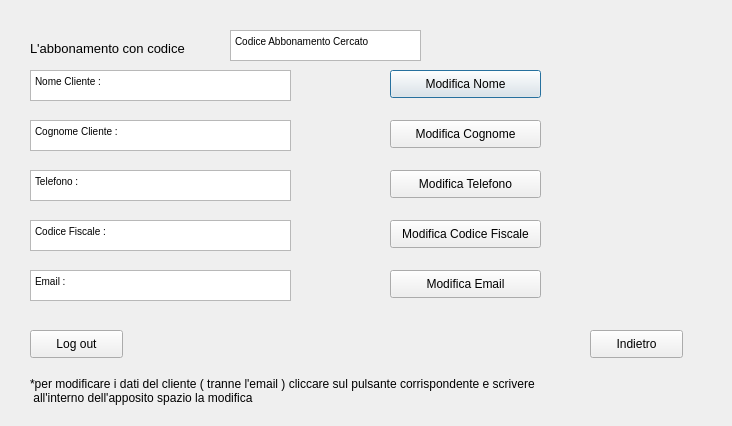
<?xml version="1.0" encoding="UTF-8"?>
<ui version="4.0">
 <class>Dialog</class>
 <widget class="QDialog" name="Dialog">
  <property name="geometry">
   <rect>
    <x>0</x>
    <y>0</y>
    <width>732</width>
    <height>426</height>
   </rect>
  </property>
  <property name="windowTitle">
   <string>Gestione Abbonamenti</string>
  </property>
  <widget class="QLabel" name="label">
   <property name="geometry">
    <rect>
     <x>30</x>
     <y>40</y>
     <width>501</width>
     <height>16</height>
    </rect>
   </property>
   <property name="font">
    <font>
     <pointsize>10</pointsize>
    </font>
   </property>
   <property name="text">
    <string>L'abbonamento con codice                                        ritrovato</string>
   </property>
  </widget>
  <widget class="QTextBrowser" name="textBrowser">
   <property name="geometry">
    <rect>
     <x>230</x>
     <y>30</y>
     <width>191</width>
     <height>31</height>
    </rect>
   </property>
   <property name="html">
    <string>&lt;!DOCTYPE HTML PUBLIC &quot;-//W3C//DTD HTML 4.0//EN&quot; &quot;http://www.w3.org/TR/REC-html40/strict.dtd&quot;&gt;
&lt;html&gt;&lt;head&gt;&lt;meta name=&quot;qrichtext&quot; content=&quot;1&quot; /&gt;&lt;style type=&quot;text/css&quot;&gt;
p, li { white-space: pre-wrap; }
&lt;/style&gt;&lt;/head&gt;&lt;body style=&quot; font-family:'MS Shell Dlg 2'; font-size:7.8pt; font-weight:400; font-style:normal;&quot;&gt;
&lt;p style=&quot; margin-top:0px; margin-bottom:0px; margin-left:0px; margin-right:0px; -qt-block-indent:0; text-indent:0px;&quot;&gt;Codice Abbonamento Cercato&lt;/p&gt;&lt;/body&gt;&lt;/html&gt;</string>
   </property>
  </widget>
  <widget class="QTextBrowser" name="textBrowser_2">
   <property name="geometry">
    <rect>
     <x>30</x>
     <y>70</y>
     <width>261</width>
     <height>31</height>
    </rect>
   </property>
   <property name="html">
    <string>&lt;!DOCTYPE HTML PUBLIC &quot;-//W3C//DTD HTML 4.0//EN&quot; &quot;http://www.w3.org/TR/REC-html40/strict.dtd&quot;&gt;
&lt;html&gt;&lt;head&gt;&lt;meta name=&quot;qrichtext&quot; content=&quot;1&quot; /&gt;&lt;style type=&quot;text/css&quot;&gt;
p, li { white-space: pre-wrap; }
&lt;/style&gt;&lt;/head&gt;&lt;body style=&quot; font-family:'MS Shell Dlg 2'; font-size:7.8pt; font-weight:400; font-style:normal;&quot;&gt;
&lt;p style=&quot; margin-top:0px; margin-bottom:0px; margin-left:0px; margin-right:0px; -qt-block-indent:0; text-indent:0px;&quot;&gt;Nome Cliente :&lt;/p&gt;&lt;/body&gt;&lt;/html&gt;</string>
   </property>
  </widget>
  <widget class="QTextBrowser" name="textBrowser_3">
   <property name="geometry">
    <rect>
     <x>30</x>
     <y>270</y>
     <width>261</width>
     <height>31</height>
    </rect>
   </property>
   <property name="html">
    <string>&lt;!DOCTYPE HTML PUBLIC &quot;-//W3C//DTD HTML 4.0//EN&quot; &quot;http://www.w3.org/TR/REC-html40/strict.dtd&quot;&gt;
&lt;html&gt;&lt;head&gt;&lt;meta name=&quot;qrichtext&quot; content=&quot;1&quot; /&gt;&lt;style type=&quot;text/css&quot;&gt;
p, li { white-space: pre-wrap; }
&lt;/style&gt;&lt;/head&gt;&lt;body style=&quot; font-family:'MS Shell Dlg 2'; font-size:7.8pt; font-weight:400; font-style:normal;&quot;&gt;
&lt;p style=&quot; margin-top:0px; margin-bottom:0px; margin-left:0px; margin-right:0px; -qt-block-indent:0; text-indent:0px;&quot;&gt;Email :&lt;/p&gt;&lt;/body&gt;&lt;/html&gt;</string>
   </property>
  </widget>
  <widget class="QTextBrowser" name="textBrowser_4">
   <property name="geometry">
    <rect>
     <x>30</x>
     <y>170</y>
     <width>261</width>
     <height>31</height>
    </rect>
   </property>
   <property name="html">
    <string>&lt;!DOCTYPE HTML PUBLIC &quot;-//W3C//DTD HTML 4.0//EN&quot; &quot;http://www.w3.org/TR/REC-html40/strict.dtd&quot;&gt;
&lt;html&gt;&lt;head&gt;&lt;meta name=&quot;qrichtext&quot; content=&quot;1&quot; /&gt;&lt;style type=&quot;text/css&quot;&gt;
p, li { white-space: pre-wrap; }
&lt;/style&gt;&lt;/head&gt;&lt;body style=&quot; font-family:'MS Shell Dlg 2'; font-size:7.8pt; font-weight:400; font-style:normal;&quot;&gt;
&lt;p style=&quot; margin-top:0px; margin-bottom:0px; margin-left:0px; margin-right:0px; -qt-block-indent:0; text-indent:0px;&quot;&gt;Telefono :&lt;/p&gt;&lt;/body&gt;&lt;/html&gt;</string>
   </property>
  </widget>
  <widget class="QTextBrowser" name="textBrowser_5">
   <property name="geometry">
    <rect>
     <x>30</x>
     <y>220</y>
     <width>261</width>
     <height>31</height>
    </rect>
   </property>
   <property name="html">
    <string>&lt;!DOCTYPE HTML PUBLIC &quot;-//W3C//DTD HTML 4.0//EN&quot; &quot;http://www.w3.org/TR/REC-html40/strict.dtd&quot;&gt;
&lt;html&gt;&lt;head&gt;&lt;meta name=&quot;qrichtext&quot; content=&quot;1&quot; /&gt;&lt;style type=&quot;text/css&quot;&gt;
p, li { white-space: pre-wrap; }
&lt;/style&gt;&lt;/head&gt;&lt;body style=&quot; font-family:'MS Shell Dlg 2'; font-size:7.8pt; font-weight:400; font-style:normal;&quot;&gt;
&lt;p style=&quot; margin-top:0px; margin-bottom:0px; margin-left:0px; margin-right:0px; -qt-block-indent:0; text-indent:0px;&quot;&gt;Codice Fiscale :&lt;/p&gt;&lt;/body&gt;&lt;/html&gt;</string>
   </property>
  </widget>
  <widget class="QPushButton" name="pushButton">
   <property name="geometry">
    <rect>
     <x>390</x>
     <y>70</y>
     <width>151</width>
     <height>28</height>
    </rect>
   </property>
   <property name="text">
    <string>Modifica Nome</string>
   </property>
  </widget>
  <widget class="QTextBrowser" name="textBrowser_6">
   <property name="geometry">
    <rect>
     <x>30</x>
     <y>120</y>
     <width>261</width>
     <height>31</height>
    </rect>
   </property>
   <property name="html">
    <string>&lt;!DOCTYPE HTML PUBLIC &quot;-//W3C//DTD HTML 4.0//EN&quot; &quot;http://www.w3.org/TR/REC-html40/strict.dtd&quot;&gt;
&lt;html&gt;&lt;head&gt;&lt;meta name=&quot;qrichtext&quot; content=&quot;1&quot; /&gt;&lt;style type=&quot;text/css&quot;&gt;
p, li { white-space: pre-wrap; }
&lt;/style&gt;&lt;/head&gt;&lt;body style=&quot; font-family:'MS Shell Dlg 2'; font-size:7.8pt; font-weight:400; font-style:normal;&quot;&gt;
&lt;p style=&quot; margin-top:0px; margin-bottom:0px; margin-left:0px; margin-right:0px; -qt-block-indent:0; text-indent:0px;&quot;&gt;Cognome Cliente :&lt;/p&gt;&lt;/body&gt;&lt;/html&gt;</string>
   </property>
  </widget>
  <widget class="QPushButton" name="pushButton_2">
   <property name="geometry">
    <rect>
     <x>390</x>
     <y>120</y>
     <width>151</width>
     <height>28</height>
    </rect>
   </property>
   <property name="text">
    <string>Modifica Cognome</string>
   </property>
  </widget>
  <widget class="QPushButton" name="pushButton_3">
   <property name="geometry">
    <rect>
     <x>390</x>
     <y>170</y>
     <width>151</width>
     <height>28</height>
    </rect>
   </property>
   <property name="text">
    <string>Modifica Telefono</string>
   </property>
  </widget>
  <widget class="QPushButton" name="pushButton_4">
   <property name="geometry">
    <rect>
     <x>390</x>
     <y>220</y>
     <width>151</width>
     <height>28</height>
    </rect>
   </property>
   <property name="text">
    <string>Modifica Codice Fiscale</string>
   </property>
  </widget>
  <widget class="QPushButton" name="pushButton_5">
   <property name="geometry">
    <rect>
     <x>390</x>
     <y>270</y>
     <width>151</width>
     <height>28</height>
    </rect>
   </property>
   <property name="text">
    <string>Modifica Email</string>
   </property>
  </widget>
  <widget class="QPushButton" name="pushButton_6">
   <property name="geometry">
    <rect>
     <x>30</x>
     <y>330</y>
     <width>93</width>
     <height>28</height>
    </rect>
   </property>
   <property name="text">
    <string>Log out</string>
   </property>
  </widget>
  <widget class="QPushButton" name="pushButton_7">
   <property name="geometry">
    <rect>
     <x>590</x>
     <y>330</y>
     <width>93</width>
     <height>28</height>
    </rect>
   </property>
   <property name="text">
    <string>Indietro</string>
   </property>
  </widget>
  <widget class="QLabel" name="label_2">
   <property name="geometry">
    <rect>
     <x>30</x>
     <y>370</y>
     <width>681</width>
     <height>41</height>
    </rect>
   </property>
   <property name="text">
    <string>*per modificare i dati del cliente ( tranne l'email ) cliccare sul pulsante corrispondente e scrivere 
 all'interno dell'apposito spazio la modifica</string>
   </property>
  </widget>
 </widget>
 <resources/>
 <connections/>
</ui>
